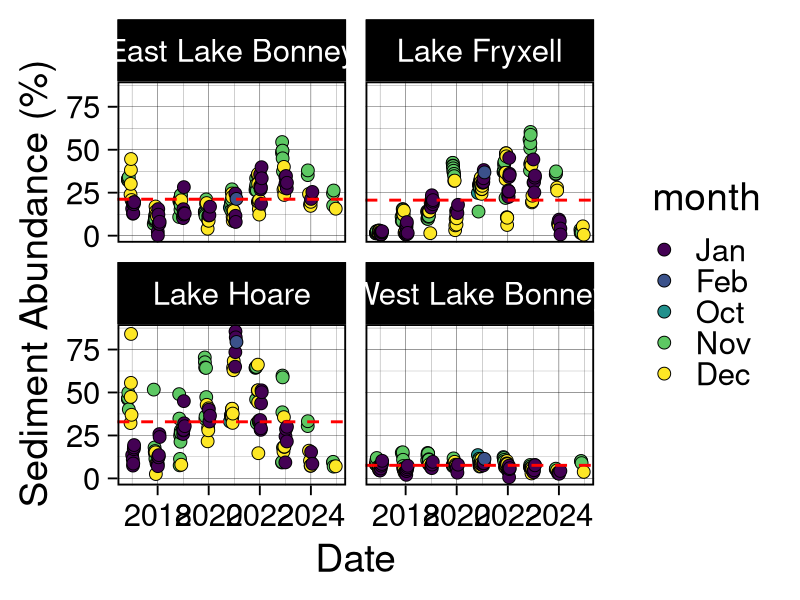
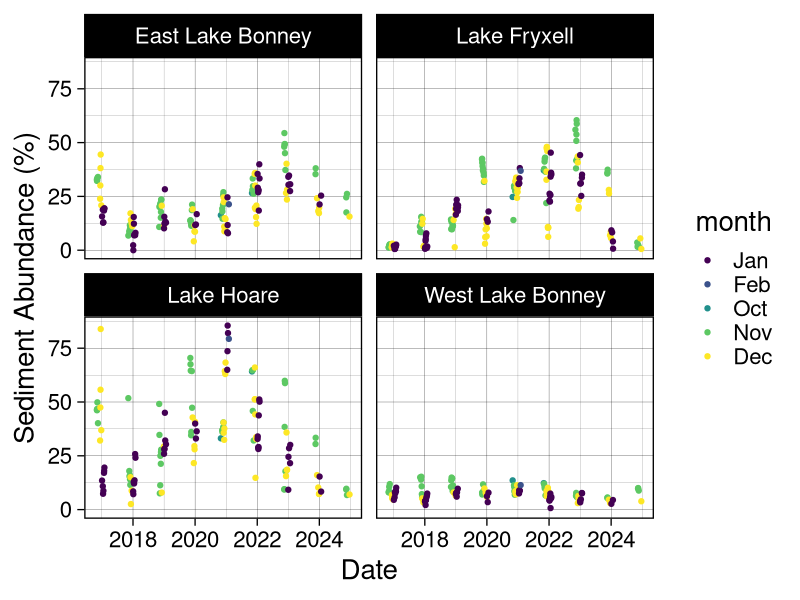
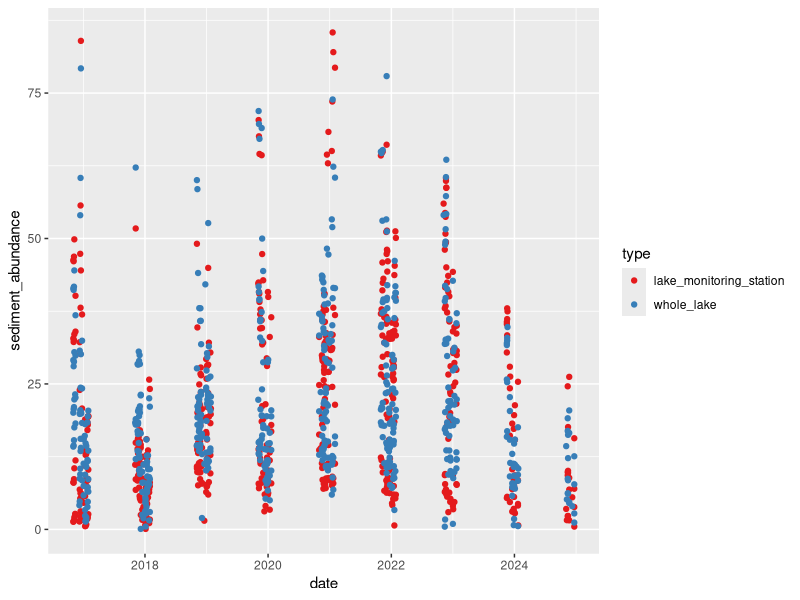
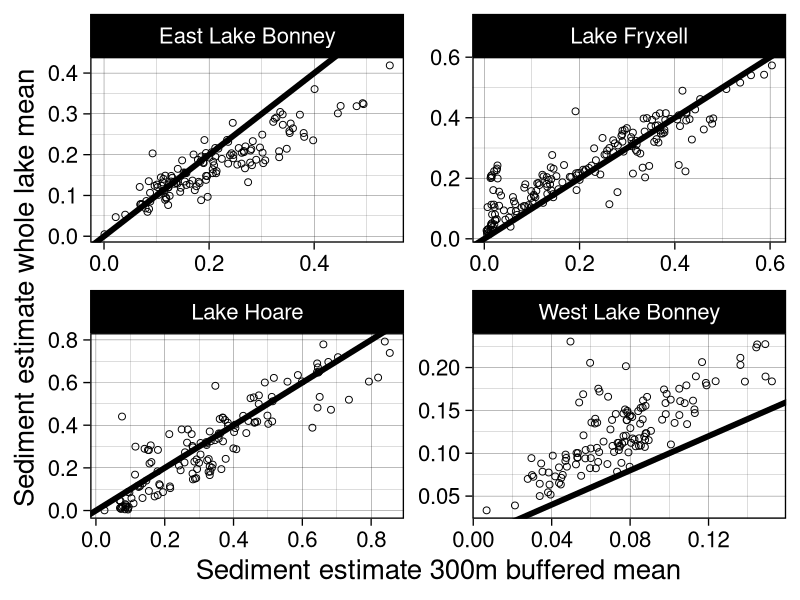
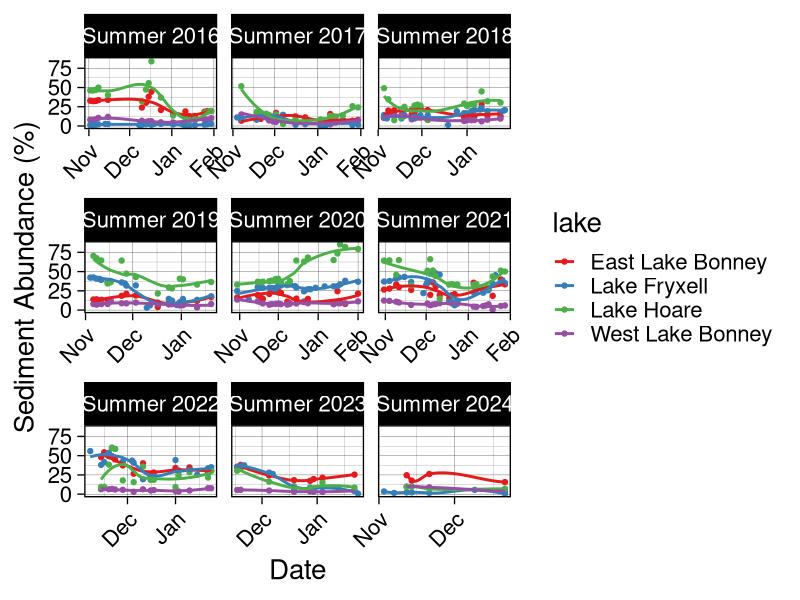
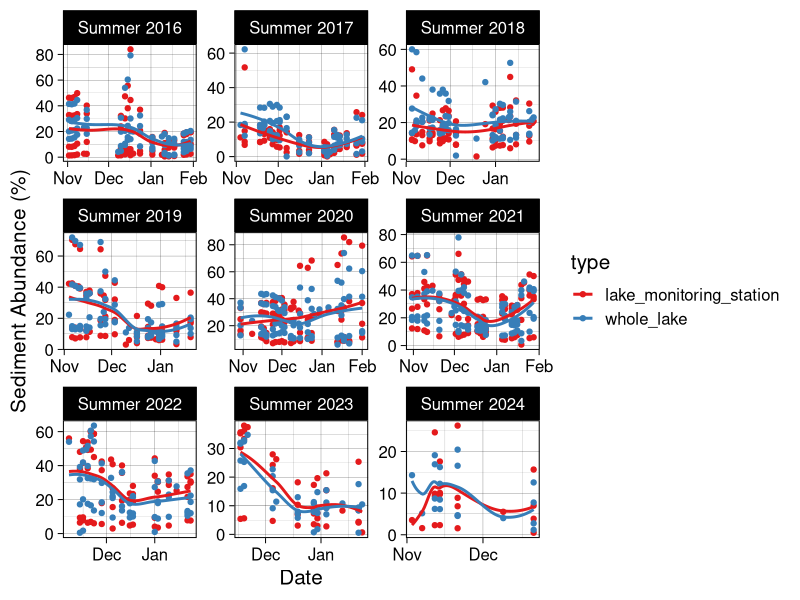
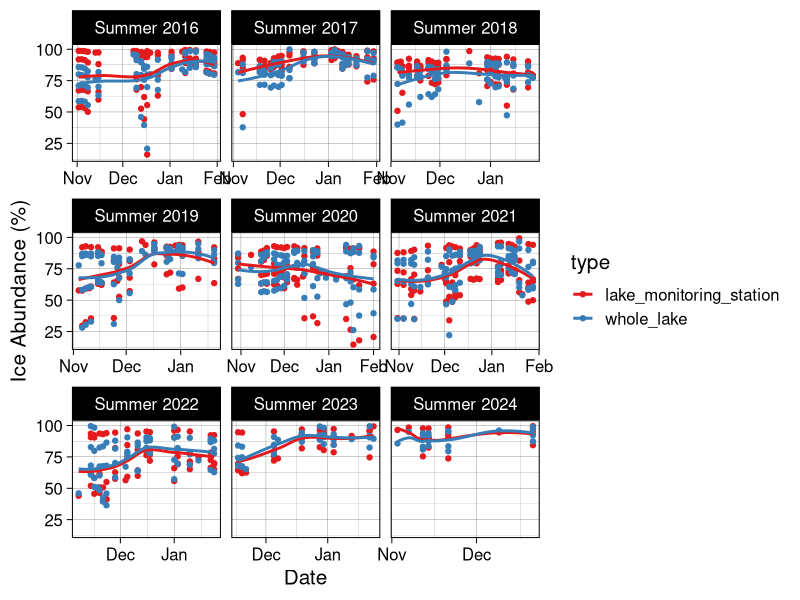
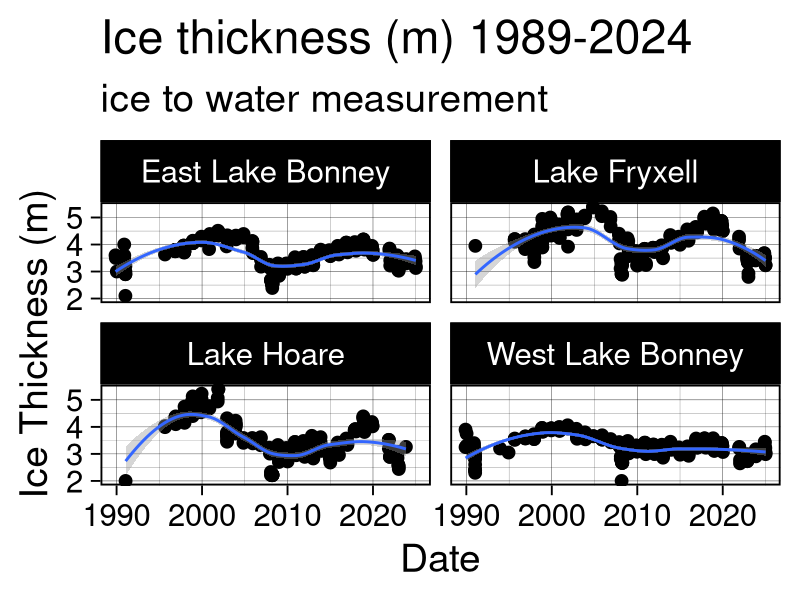

Here is the R script that generated these plots, in order: (Note: this script raises an error after producing the figures.)
######### TVLakes Sediment Output Comparison ###########
library(tidyverse)
library(RColorBrewer)
library(scales)

setwd("~/Documents/R-Repositories/MCM-LTER-MS")

## Define a season function to plot data by season. Makes data viz a lot easier. 
get_season <- function(date) {
  month <- month(date)
  year <- year(date)
  
  if (month %in% c(11, 12)) {
    return(paste0("Summer ", year))  # November and December belong to the current winter
  } else if (month == 1) {
    return(paste0("Summer ", year - 1))  # January belongs to the previous winter
  } else if (month == 2) {
    return(paste0("Summer ", year - 1))  # February belongs to the previous winter
  } else if (month == 3) {
    return(paste0("Fall ", year))  # March is Spring
  } else if (month %in% 4:5) {
    return(paste0("Fall ", year))  # April and May are Spring
  } else if (month == 6) {
    return(paste0("Winter ", year))  # June is Summer
  } else if (month %in% 7:8) {
    return(paste0("Winter ", year))  # July and August are Summer
  } else if (month == 9) {
    return(paste0("Spring ", year))  # September is Fall
  } else if (month %in% 10) {
    return(paste0("Summer ", year))  # October is Fall
  }
}

mean_BB <- read_csv("data/sediment abundance data/LANDSAT_sediment_abundances_20250403.csv") |> 
  mutate(date = ymd(date), 
         type = 'lake_monitoring_station', 
         season = sapply(date, get_season), 
         month = month(date, label = TRUE))

# Calculate lake-specific means
lake_means <- mean_BB |> 
  group_by(lake) |> 
  summarise(mean_sediment = mean(sediment_abundance * 100, na.rm = TRUE))

##### Plot by lake with lake-specific mean lines
ggplot(mean_BB, aes(date, sediment_abundance * 100, fill = month)) + 
  geom_point(position = position_jitter(width = 0.2, height = 0.1), size = 4, shape = 21) + 
  geom_hline(data = lake_means, aes(yintercept = mean_sediment), 
             linetype = "dashed", color = "red", size = 1, inherit.aes = FALSE) +
  facet_wrap(vars(lake)) + 
  xlab("Date") + 
  ylab("Sediment Abundance (%)") + 
  theme_linedraw(base_size = 28)

ggsave("plots/manuscript/chapter 1/BB_sed_by_lake_with_mean_line.png", dpi = 700, 
       height = 8, width = 12)

#####plot by lake
ggplot(mean_BB, aes(date, sediment_abundance*100, color = month)) + 
  geom_point(position = position_jitter(width = 0.2, height = 0.1)) + 
  facet_wrap(vars(lake)) + 
  #scale_x_date(labels = date_format("%b"), breaks = "1 month") + 
  xlab("Date") + ylab("Sediment Abundance (%)") + 
  #scale_color_brewer(palette = "Set1") +
  theme_linedraw(base_size = 20)

ggsave("plots/manuscript/chapter 1/BB_sed_by_lake.png", dpi = 700, 
       height = 8, width = 12)

mean_wholelake <- read_csv("data/sediment abundance data/LANDSAT_wholelake_mean_20250403.csv") |> 
  mutate(date = ymd(date), 
         type = "whole_lake", 
         season = sapply(date, get_season), 
         month = month(date, label = TRUE))

# join the two files for easy comparison and plotting
means <- rbind(mean_BB, mean_wholelake) |> 
  mutate(sediment_abundance = sediment_abundance*100, 
         ice_abundance = ice_abundance*100) |> 
  mutate(year = year(date), 
         month = month(date))

## plot the raw output for sediment abundance/ice abundance against each other and see how the outputs compare
ggplot(means, aes(date, sediment_abundance, color = type)) + 
  geom_point() + 
  scale_color_brewer(palette = "Set1") 

mean_bluebox = mean_BB |> 
  mutate(sediment_abundance_bb = sediment_abundance) |> 
  dplyr::select(c(date, lake, sediment_abundance_bb))

mean_whole = mean_wholelake |> 
  mutate(sediment_abundance_wholelake = sediment_abundance) |> 
  dplyr::select(c(date, lake, sediment_abundance_wholelake))

means_pivot = mean_bluebox |> 
  full_join(mean_whole)

ggplot(means_pivot, aes(sediment_abundance_bb, sediment_abundance_wholelake)) + 
  geom_point(size = 2, shape = 1) + 
  geom_abline(size = 2) +
  xlab("Sediment estimate 300m buffered mean") + ylab("Sediment estimate whole lake mean") + 
  facet_wrap(~lake, scales = "free") + 
  theme_linedraw(base_size = 20)

ggsave("plots/manuscript/chapter 1/wholelake_vs_bb.png", 
       height = 8, width = 8, dpi = 300)

#By season for just the lake monitoring site
ggplot(mean_BB, aes(date, sediment_abundance*100, color = lake)) + 
  geom_point() + 
  geom_smooth(se = F) + 
  scale_color_brewer(palette = "Set1") + 
  facet_wrap(vars(season), scales = "free_x") +
  scale_x_date(labels = date_format("%b"), breaks = "1 month") + 
  xlab("Date") + ylab("Sediment Abundance (%)") + 
  theme_linedraw(base_size = 20) + 
  theme(axis.text.x = element_text(angle = 45, hjust = 1))

ggsave("plots/manuscript/chapter 1/BB_sed_by_season.png", dpi = 700, 
       height = 8, width = 12)

# facet by season for sed abundance
ggplot(means, aes(date, sediment_abundance, color = type)) + 
  geom_point() + 
  geom_smooth(se = F) + 
  scale_color_brewer(palette = "Set1") + 
  facet_wrap(vars(season), scales = "free") +
  scale_x_date(labels = date_format("%b"), breaks = "1 month") + 
  xlab("Date") + ylab("Sediment Abundance (%)") + 
  theme_linedraw(base_size = 15)

ggsave("plots/manuscript/chapter 1/whole_lake_vs_BB_sed_abundance.png", dpi = 700, 
       height = 8, width = 12)

# facet by season for ice abundance
ggplot(means, aes(date, ice_abundance, color = type)) + 
  geom_point() + 
  geom_smooth(se = F) + 
  scale_color_brewer(palette = "Set1") + 
  facet_wrap(vars(season), scales = "free_x") +
  scale_x_date(labels = date_format("%b"), breaks = "1 month") + 
  xlab("Date") + ylab("Ice Abundance (%)") + 
  theme_linedraw(base_size = 15)

ggsave("plots/manuscript/chapter 1/whole_lake_vs_BB_ice_abundance.png", dpi = 700, 
       height = 8, width = 12)


## load lake ice: 
lakeice1 <- read_csv("data/lake ice/mcmlter-lake-ice_thickness-20250218_0_2025.csv") |> 
  mutate(date_time = mdy_hm(date_time), 
         month = month(date_time, label = TRUE), 
         year = year(date_time),
         year = as.numeric(year),
         z_water_m = z_water_m*-1, 
         season = sapply(date_time, get_season)) |> 
  rename("lake" = location_name) |> 
  filter(lake == "Lake Fryxell" | lake == "Lake Hoare" | lake == "East Lake Bonney" | lake == "West Lake Bonney") |> 
  #filter(year >= 2016) |> 
  filter(!grepl("^B", location))

ggplot(lakeice1, aes(date_time, z_water_m)) + 
  geom_point(size = 4) + 
  geom_smooth(se = T) + 
  facet_wrap(vars(lake)) + 
  theme_linedraw(base_size = 28) + 
  #scale_color_brewer(palette = "Set1") +
  xlab("Date") + ylab("Ice Thickness (m)") + 
  ggtitle("Ice thickness (m) 1989-2024", 
          subtitle = "ice to water measurement")

ggsave("plots/manuscript/chapter 1/ELB_ice_thickness_total_years.png", dpi = 700, 
       height = 8, width = 12)

lakeice = lakeice1 |> 
  filter(date_time >= "2016-05-01") |> 
  #mutate(season = sapply(date_time, get_season)) |> 
  filter(str_detect(string = location, pattern = "incubation hole") | 
           str_detect(string = location, pattern = "sample hole")) |> 
  filter(grepl("^O", location)) |> 
  drop_na(z_water_m)

#FIND SEASONAL DROPOFF OF ICE THICKNESS
seasonal_changes <- lakeice %>%
  group_by(season, lake) |> 
  arrange(season, date_time) %>%
  summarise(
    First_Measurement = first(z_water_m),
    Last_Measurement = last(z_water_m),
    Difference = Last_Measurement - First_Measurement
  )

ggplot(seasonal_changes, aes(season, Difference)) + 
  geom_col(aes(fill = lake)) + 
  scale_fill_brewer(palette = "Set1") + 
  facet_wrap(vars(lake)) + 
  theme_linedraw(base_size = 20) + 
  theme(axis.text.x = element_text(angle = 45, hjust = 1), 
        legend.position = "none") + 
  xlab("Seasonal") + ylab("Change in Ice Thickness")

ggsave("plots/manuscript/chapter 1/seasonal_ice_drop.png", 
       height = 8, width = 12, dpi = 300)

li_summary = lakeice |> 
  mutate(week = week(date_time)) |> 
  group_by(year, month, lake) |> 
  summarize(mean_thickness = mean(z_water_m, na.rm = T))

## sediment
sed_monthly <- means |> 
  mutate(week = week(date), 
         month = month(date, label = TRUE)) |> 
  group_by(year, month, lake, type) |>
  summarize(mean_sed = mean(sediment_abundance, na.rm = T)) |> 
  print()

fulljoined = full_join(sed_monthly, li_summary) |> 
  drop_na() |> 
  filter(type == "lake_monitoring_station")

##### plot
ggplot(fulljoined, aes(mean_sed, mean_thickness)) + 
  geom_smooth(method = "lm", se = T) + 
  geom_point(aes(fill = month), size = 3, shape = 21) + 
  facet_wrap(vars(lake), scales = "free") + 
  ggtitle("October-February") + 
  xlab("Mean Sediment Abundance (%)") + ylab("Mean Ice Thickness (m)") + 
  theme_linedraw(base_size = 28) 

ggsave("plots/manuscript/chapter 1/sed_vs_ice_thickness.png", 
       width = 12, height = 8, dpi = 500)

all_data_lm = fulljoined |> 
  group_by(lake) |> 
  nest() |> 
  mutate(
    model = map(data, ~ lm(mean_sed ~mean_thickness, data = .x)),
    tidied = map(model, broom::tidy)
  )

all_data_lm %>% select(lake, tidied) %>% unnest(tidied)


### now remove November and October Values
#fulljoin_filter <- fulljoined |> 
#  filter(month == 12 | month == 1)
fulljoin_peak_solar <- fulljoined |> 
  filter(month == "Jan")

ggplot(fulljoin_peak_solar, aes(mean_sed, mean_thickness, color = type)) + 
  geom_smooth(method = "lm", se = F) + 
  geom_point() + 
  facet_wrap(vars(lake), scales = "free") + 
  ggtitle("January") + 
  scale_color_brewer(palette = "Set1") +
  theme_linedraw(base_size = 20) 

ggsave("plots/manuscript/chapter 1/wholelakesed_vsthickness_jan.png", 
       width = 12, height = 8, dpi = 300)

# now filter for only early year estimates, October - December
jan_dec_fulljoin <- fulljoined |> 
  filter(
    month == "Jan" | 
      month == "Dec")

ggplot(jan_dec_fulljoin, aes(mean_sed, mean_thickness)) + 
  geom_smooth(method = "lm", se = F) + 
  geom_point(aes(color = month)) + 
  facet_wrap(vars(lake), scales = "free") + 
  ggtitle("January - December") + 
  #scale_color_brewer(palette = "Set1") +
  theme_linedraw(base_size = 20) 

jan_dec_lm = jan_dec_fulljoin |> 
  group_by(lake) |> 
  nest() |> 
  mutate(
    model = map(data, ~ lm(mean_sed ~ mean_thickness, data = .x)),
    tidied = map(model, broom::tidy),
    glanced = map(model, broom::glance)  # this adds R², adj R², etc.
  )

save = jan_dec_lm %>% select(lake, tidied, glanced) |> 
  unnest(tidied, names_sep = "_coef") |> 
  unnest(glanced, names_sep = "_model")


jan_fulljoin <- fulljoined |> 
  filter(month == 1)

ggplot(jan_fulljoin, aes(mean_sed, mean_thickness, color = type)) + 
  geom_smooth(method = "lm", se = F) + 
  geom_point() + 
  facet_wrap(vars(lake), scales = "free") + 
  ggtitle("January") + 
  scale_color_brewer(palette = "Set1") +
  xlab("Mean Sediment Abundance (%)") + ylab("Mean Ice Thickness (m)") + 
  theme_linedraw(base_size = 20)  

ggsave("plots/manuscript/chapter 1/jan_only_sed.png", 
       dpi = 300, height = 8, width = 12)


####### do restructuring to look at this by week ###
li_summary_2 = lakeice |> 
  mutate(week = week(date_time), 
         #month = month(date, label = TRUE)
         ) |> 
  group_by(year, week, lake) |> 
  summarize(mean_thickness = mean(z_water_m, na.rm = T))

## sediment
sed_monthly_2 <- means |> 
  mutate(week = week(date), 
         month = month(date, label = TRUE)) |> 
  group_by(year, week, lake, type) |> 
  summarize(mean_sed = mean(sediment_abundance, na.rm = T)) |> 
  print()

fulljoined_2 = full_join(sed_monthly_2, li_summary_2) |> 
  drop_na() |> 
  filter(type == "lake_monitoring_station")

peak_solar_week <- fulljoined_2 |> 
  filter(
    week == 44 |
      week == 45 |
      week == 46 |
      week == 47 |
      week == 48 |
      week == 49 |
      week == 50 |
      week == 51 | 
      week == 52 | 
      week == 1 | 
      week == 2 #|
      #week == 3
      )

peak_solar_lm <- peak_solar_week |> 
  group_by(lake) |> 
  nest() |> 
  mutate(
    model = map(data, ~ lm(mean_sed ~ mean_thickness, data = .x)),
    tidied = map(model, broom::tidy),
    glanced = map(model, broom::glance)  # this adds R², adj R², etc.
  )

# To see both coefficients and R² together
peak_solar_lm |> 
  select(lake, tidied, glanced) |> 
  unnest(tidied, names_sep = "_coef") |> 
  unnest(glanced, names_sep = "_model") 


ggplot(peak_solar_week, aes(mean_sed, mean_thickness)) + 
  geom_smooth(method = "lm", se = F) + 
  geom_point(size = 3) + 
  facet_wrap(vars(lake), scales = "free") + 
  ggtitle("Peak Solar") + 
  scale_color_brewer(palette = "Set1") +
  xlab("Mean Sediment Abundance (%)") + ylab("Mean Ice Thickness (m)") + 
  theme_linedraw(base_size = 20)  

ggsave("plots/manuscript/chapter 1/Peak_Solar_Comparison_20250408.png", 
       width = 12, height = 8, dpi = 300)

#### Create a dual panel plot where only the lake ice thickness from 2016-2024 to sediment abundannce
# Need to join the sed data frame to the lake ice data frame
mean_BB_week <- mean_BB |> 
  filter(date < "2025-02-01")

library(ggpubr)
library(viridisLite)
library(scales)

# Step 1: Define all possible months (in your case)
all_months <- c("Jan", "Feb", "Oct", "Nov", "Dec")

# Generate Viridis colors for all_months
palette <- viridis(n = length(all_months), option = "D")  # or "A", "B", "C", "E", etc.
month_colors <- setNames(palette, all_months)

# Plot 1
months1 <- c("Jan", "Feb", "Oct", "Nov", "Dec")
plot1 <- ggplot(mean_BB_week, aes(date, sediment_abundance * 100)) + 
  geom_point(aes(fill = month), shape = 21, size = 2) + 
  geom_smooth(se = FALSE) + 
  ylab("Sediment Abundance") + xlab("Date") + 
  ggtitle("Sediment Coverage (%)") + 
  facet_wrap(vars(lake), scales = "free") + 
  scale_fill_manual(values = month_colors[months1]) + 
  theme_linedraw(base_size = 20) + 
  theme(axis.text.x = element_text(angle = 45, hjust = 1)) + 
  scale_x_date(
    breaks = seq(as.Date("2010-01-01"), as.Date("2025-01-01"), by = "year"),
    labels = date_format("%Y")
  )

# Plot 2
months2 <- c("Jan", "Nov", "Dec")
plot2 <- ggplot(lakeice, aes(date_time, z_water_m)) + 
  geom_point(aes(fill = month), shape = 21, size = 2) + 
  geom_smooth(se = FALSE) + 
  ylab("Ice Thickness (m)") + xlab("Date") + 
  ggtitle("Ice Thickness") + 
  facet_wrap(vars(lake)) +
  scale_fill_manual(values = month_colors[months2]) + 
  theme_linedraw(base_size = 20) + 
  theme(axis.text.x = element_text(angle = 45, hjust = 1)) + 
  scale_x_datetime(
    breaks = as.POSIXct(paste0(2010:2025, "-01-01")),
    labels = date_format("%Y")
  )

ggarrange(plot1, plot2)


ggsave("plots/manuscript/chapter 1/sed_abundance_ice_thick_timeseries.png", 
       dpi = 300, height = 8, width = 15)

#ggplot() + 
#  geom_point(data = lakeice, aes(x = as.Date(date_time), y = z_water_m)) + 
#  geom_point(data = mean_BB, aes(x = date, y = sediment_abundance)) + 
##  facet_wrap(vars(lake)) + 
#  xlab("Date") + ylab("Ice thickness (m)") +
#  scale_color_brewer(palette = "Set1") +
#  theme_linedraw(base_size = 20) 




######### investing different buffering distances #########
mean_150m <- read_csv("data/sediment abundance data/LANDSAT_sediment_abundances_150m_20250301.csv") |> 
  mutate(date = ymd(date), 
         buffer_distance = '150')

mean_300m = mean_BB |> 
  mutate(buffer_distance = '300') |> 
  select(-type)

mean_450m = read_csv("data/sediment abundance data/LANDSAT_sediment_abundances_450m_20250301.csv") |> 
  mutate(date = ymd(date), 
         buffer_distance = '450')

mean_600m = read_csv("data/sediment abundance data/LANDSAT_sediment_abundances_600m_20250301.csv") |> 
  mutate(date = ymd(date), 
         buffer_distance = '600') |> 
  select(-approx_albedo)

mean_900m = read_csv("data/sediment abundance data/LANDSAT_sediment_abundances_900m_20250301.csv") |> 
  mutate(date = ymd(date), 
         buffer_distance = '900')

buffers <- rbind(mean_150m, mean_300m, mean_450m, mean_600m, mean_900m) |> 
  mutate(ice_abundance = ice_abundance*100, 
         sediment_abundance = sediment_abundance*100, 
         season = sapply(date, get_season)) |> 
  select(-sediment)

write_csv(buffers, "data/sediment abundance data/LANDSAT_all_buffer_distances_20250301.csv")

### plot cropping distance comparisons
#sed
ggplot(buffers, aes(date, sediment_abundance, color = buffer_distance)) + 
  geom_point() + 
  scale_color_brewer(palette = "Set1") + 
  facet_wrap(vars(lake)) + 
 # scale_x_date(labels = date_format("%b"), breaks = "1 month") + 
  xlab("Date") + ylab("Sediment Abundance (%)") + 
  theme_linedraw(base_size = 15)

ggsave("plots/manuscript/chapter 1/comparison_of_buffer_distances_sed_bylake.png", dpi = 700, 
       height = 8, width = 10)

#ice
ggplot(buffers, aes(date, ice_abundance, color = buffer_distance)) + 
  geom_point() + 
  scale_color_brewer(palette = "Set1") + 
  facet_wrap(vars(lake)) + 
  # scale_x_date(labels = date_format("%b"), breaks = "1 month") + 
  xlab("Date") + ylab("Ice Abundance (%)") + 
  theme_linedraw(base_size = 15)

ggsave("plots/manuscript/chapter 1/comparison_of_buffer_distances_sed_bylake.png", dpi = 700, 
       height = 8, width = 10)

## facet by season
#ice
ggplot(buffers, aes(date, ice_abundance, color = buffer_distance)) + 
  geom_point() + 
  scale_color_brewer(palette = "Set1") + 
  facet_wrap(vars(lake, season), scales = "free") + 
  scale_x_date(labels = date_format("%b"), breaks = "1 month") + 
  xlab("Date") + ylab("Ice Abundance (%)") + 
  theme_linedraw(base_size = 10)

ggsave("plots/manuscript/chapter 1/comparison_of_buffer_distances_sed_byseason.png", dpi = 700, 
       height = 10, width = 10)

#sed
ggplot(buffers, aes(date, sediment_abundance, color = buffer_distance)) + 
  geom_point() + 
  scale_color_brewer(palette = "Set1") + 
  facet_wrap(vars(lake, season), scales = "free") + 
  scale_x_date(labels = date_format("%b"), breaks = "1 month") + 
  xlab("Date") + ylab("Sediment Abundance (%)") + 
  theme_linedraw(base_size = 10)

ggsave("plots/manuscript/chapter 1/comparison_of_buffer_distances_sed_byseason.png", dpi = 700, 
       height = 10, width = 10)
